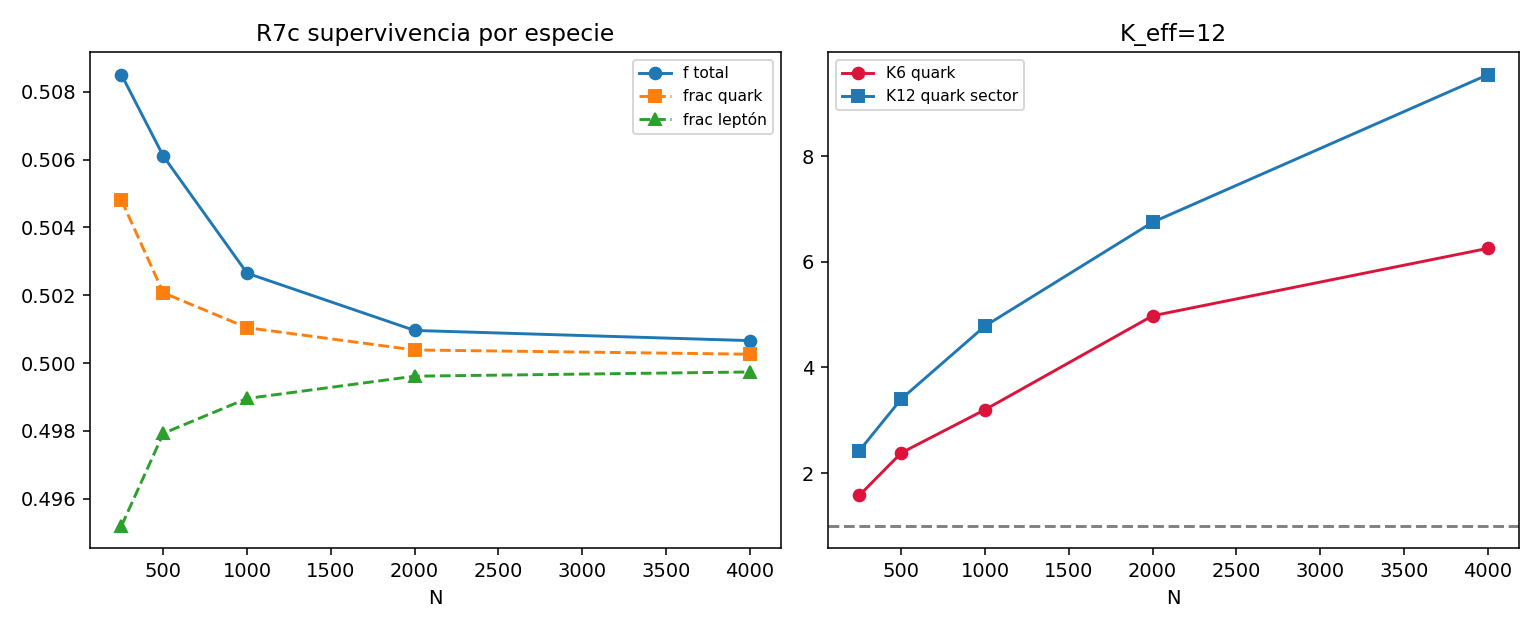

This chart was generated by the following Python code:
#!/usr/bin/env python3
"""
CG002-R7c — leptones (singlete de color) + quarks R7a
=====================================================
Mismo motor CG002. Quarks/antiquarks con c_ij color SU(3); leptones NO sienten
fuerte fuerte: c(quark,lepton)=0. Leptón-leptón: v_i·v_j con v=±1 (partícula/antipartícula).

Semilla simétrica 24 microestados (12 quark + 12 leptón). θ_CP=0.
K candidatos: K=6 (quark), K=12 (leptón), K=24 (completo).

USO:
  python3 cg002_r7c_leptons.py [--quick|--single]
"""
from __future__ import annotations

import argparse
import math
import time
from pathlib import Path

import matplotlib

matplotlib.use("Agg")
import matplotlib.pyplot as plt
import numpy as np
import pandas as pd

ETA, MU, KAPPA_S, S0, S_BAND = 0.05, 0.01, 1e-6, 1.0, 8.0
PASOS, ALPHA = 240, 1.0

OUT_DIR = Path(__file__).parent
SWEEP_CSV = OUT_DIR / "cg002_r7c_sweep.csv"
FITS_CSV = OUT_DIR / "cg002_r7c_fits.csv"
FIG_PATH = OUT_DIR / "cg002_r7c_leptons.png"
R7A_SWEEP = OUT_DIR / "cg002_r7a_sweep.csv"

N_QUARK = 12
N_LEPTON = 12
N_MICRO = N_QUARK + N_LEPTON
K_CANDIDATES = (6, 12, 24)

COLORS = np.eye(3, dtype=float)


def sat(S):
    return S / (1.0 + S / S_BAND)


def is_lepton(label: int) -> bool:
    return label >= N_QUARK


def decode_quark(ms: int) -> tuple[bool, int, int]:
    is_aq = ms >= 6
    base = ms - 6 if is_aq else ms
    return is_aq, base // 2, base % 2


def decode_lepton(ms: int) -> tuple[int, int]:
    """3 gen × 2 especies × 2 conjugación; v=±1 escalar."""
    base = ms - N_QUARK
    sign = 1 if base % 2 == 0 else -1
    return base // 2, sign


def color_vector(is_antiquark: bool, color_idx: int) -> np.ndarray:
    v = COLORS[color_idx]
    return -v if is_antiquark else v


def lepton_scalar(gen: int, sign: int) -> float:
    return float(sign)


def build_compat(V: np.ndarray, L: np.ndarray, labels: np.ndarray) -> np.ndarray:
    N = len(labels)
    is_l = labels >= N_QUARK
    C = np.zeros((N, N))
    idx_q = np.where(~is_l)[0]
    idx_l = np.where(is_l)[0]
    if len(idx_q):
        Vq = V[idx_q]
        C[np.ix_(idx_q, idx_q)] = Vq @ Vq.T
    if len(idx_l):
        Ll = L[idx_l]
        C[np.ix_(idx_l, idx_l)] = np.outer(Ll, Ll)
    np.fill_diagonal(C, 0.0)
    return C


def evolucion(V: np.ndarray, L: np.ndarray, labels: np.ndarray):
    C = build_compat(V, L, labels)
    N = len(labels)
    S = np.full(N, S0)
    alive = np.ones(N, bool)
    tau = 0
    for _ in range(PASOS):
        S = np.where(alive, S * (1 - MU), S)
        m = np.where(alive, np.sqrt(sat(S)), 0.0)
        coop = C @ m
        dS = ALPHA * ETA * m * coop - ALPHA * ETA * m * m
        d_struct = float(np.abs(dS[alive]).sum()) if alive.any() else 0.0
        S = S + dS
        S = np.minimum(S, 1e12)
        S = np.where(S < 0, 0, S)
        alive = S > KAPPA_S
        S = np.where(alive, S, 0.0)
        if d_struct > 1e-4:
            tau += 1
    return S, alive, tau


def semilla_simetrica(N: int, rng: np.random.Generator):
    counts = np.full(N_MICRO, N // N_MICRO)
    for _ in range(N % N_MICRO):
        counts[rng.integers(0, N_MICRO)] += 1
    labels = np.empty(N, dtype=np.int8)
    V = np.zeros((N, 3))
    L = np.zeros(N)
    pos = 0
    for ms in range(N_MICRO):
        n = counts[ms]
        if ms < N_QUARK:
            is_aq, ci, sp = decode_quark(ms)
            cv = color_vector(is_aq, ci)
            labels[pos : pos + n] = ms
            V[pos : pos + n] = cv
        else:
            gen, sign = decode_lepton(ms)
            labels[pos : pos + n] = ms
            L[pos : pos + n] = lepton_scalar(gen, sign)
        pos += n
    perm = rng.permutation(N)
    return labels[perm], V[perm], L[perm]


def semilla_shuffle_b(labels, V, L, rng):
    perm_color = rng.permutation(3)
    lab2, V2 = labels.copy(), V.copy()
    for i in range(len(labels)):
        if is_lepton(int(labels[i])):
            continue
        is_aq, ci, sp = decode_quark(int(labels[i]))
        ci2 = int(perm_color[ci])
        lab2[i] = (3 if is_aq else 0) + ci2 * 2 + sp
        V2[i] = color_vector(is_aq, ci2)
    return lab2, V2, L


def semilla_shuffle_l(labels, L, rng):
    perm = rng.permutation(N_LEPTON)
    lab2, L2 = labels.copy(), L.copy()
    for i in range(len(labels)):
        if not is_lepton(int(labels[i])):
            continue
        new_slot = int(perm[int(labels[i]) - N_QUARK])
        lab2[i] = N_QUARK + new_slot
        g, s = decode_lepton(lab2[i])
        L2[i] = lepton_scalar(g, s)
    return lab2, L2


def bin_counts(labels, alive, K, sector="auto"):
    idx = np.where(alive)[0]
    if len(idx) == 0:
        return np.zeros(K, dtype=int)
    surv = labels[idx]
    if K == 24:
        return np.bincount(surv, minlength=N_MICRO)
    if K == 12:
        if sector == "quark":
            q = surv[surv < N_QUARK]
            return np.bincount(q, minlength=N_QUARK)
        q = surv[surv >= N_QUARK] - N_QUARK
        return np.bincount(q, minlength=N_LEPTON)
    if K == 6:
        q = surv[surv < 6]
        return np.bincount(q, minlength=6)
    raise ValueError(K)


def excess_L2(counts, K):
    N = counts.sum()
    if N == 0:
        return 0.0
    f = counts / N
    return float(np.sqrt(((f - 1 / K) ** 2).sum()))


def null_L2(K, N):
    return math.sqrt((K - 1) / (K * max(N, 1)))


def orden_color(V, alive):
    idx = np.where(alive)[0]
    if len(idx) == 0:
        return 0.0
    return float(np.linalg.norm(V[idx].mean(0)))


def frac_species(labels, alive):
    idx = np.where(alive)[0]
    if len(idx) == 0:
        return 0.0, 0.0
    surv = labels[idx]
    return float((surv < N_QUARK).mean()), float((surv >= N_QUARK).mean())


def best_K_excess(rows, shuffle_rows=None):
    qcd = [r for r in rows if r.get("mode") == "qcd"]
    scores = {K: float(np.mean([r[f"ratio_L2_K{K}"] for r in qcd])) for K in K_CANDIDATES}
    shuffle_pos = set(K_CANDIDATES)
    if shuffle_rows:
        for K in K_CANDIDATES:
            if np.mean([r[f"L2_K{K}"] for r in qcd]) - np.mean([r[f"L2_K{K}"] for r in shuffle_rows]) <= 0:
                shuffle_pos.discard(K)
    candidates = [K for K in K_CANDIDATES if K in shuffle_pos] or list(K_CANDIDATES)
    return dict(k_best=max(candidates, key=lambda k: scores[k]), scores=scores)


def run_once(N, seed, mode="qcd"):
    rng = np.random.default_rng(seed)
    labels, V, L = semilla_simetrica(N, rng)
    if mode == "shuffle_b":
        labels, V, L = semilla_shuffle_b(labels, V, L, rng)
    elif mode == "shuffle_l":
        labels, L = semilla_shuffle_l(labels, L, rng)
    ord_init = orden_color(V, np.ones(N, bool))
    S, alive, tau = evolucion(V, L, labels)
    n_surv = int(alive.sum())
    ord_c = orden_color(V, alive)
    fq, fl = frac_species(labels, alive)
    row = dict(
        N=N, seed=seed, mode=mode, n_surv=n_surv, f_surv=n_surv / N, tau=tau,
        orden_color_init=ord_init, orden_color=ord_c, orden_amp=ord_c / (ord_init + 1e-9),
        frac_quark=fq, frac_lepton=fl,
    )
    for K in K_CANDIDATES:
        if K == 12:
            cnt_q = bin_counts(labels, alive, 12, "quark")
            cnt_l = bin_counts(labels, alive, 12, "lepton")
            row["L2_K12_q"] = excess_L2(cnt_q, N_QUARK)
            row["ratio_L2_K12_q"] = row["L2_K12_q"] / null_L2(N_QUARK, int(cnt_q.sum())) if cnt_q.sum() else 0.0
            row["L2_K12_l"] = excess_L2(cnt_l, N_LEPTON)
            row["ratio_L2_K12_l"] = row["L2_K12_l"] / null_L2(N_LEPTON, int(cnt_l.sum())) if cnt_l.sum() else 0.0
            cnt = cnt_l
            k_eff = N_LEPTON
        else:
            cnt = bin_counts(labels, alive, K)
            k_eff = K
        row[f"L2_K{K}"] = excess_L2(cnt, k_eff)
        row[f"null_L2_K{K}"] = null_L2(k_eff, int(cnt.sum()))
        row[f"ratio_L2_K{K}"] = row[f"L2_K{K}"] / row[f"null_L2_K{K}"] if cnt.sum() else 0.0
    return row


def main():
    ap = argparse.ArgumentParser()
    ap.add_argument("--quick", action="store_true")
    ap.add_argument("--single", action="store_true")
    args = ap.parse_args()

    if args.single:
        r = run_once(2000, 1, "qcd")
        print(r)
        print("K_best:", best_K_excess([r]))
        return

    NS = [500, 1000, 2000] if args.quick else [250, 500, 1000, 2000, 4000]
    SEEDS = 10 if args.quick else 40
    MODES = ("qcd", "shuffle_b", "shuffle_l")
    t0 = time.monotonic()
    rows = []
    for ni, N in enumerate(NS):
        for seed in range(1, SEEDS + 1):
            for mode in MODES:
                rows.append(run_once(N, seed, mode))
        sub = [r for r in rows if r["N"] == N and r["mode"] == "qcd"]
        print(
            f"  [{ni+1}/{len(NS)}] N={N:5d}  f={np.mean([r['f_surv'] for r in sub]):.3f}  "
            f"q/L={np.mean([r['frac_quark'] for r in sub]):.2f}/"
            f"{np.mean([r['frac_lepton'] for r in sub]):.2f}  "
            f"ord_amp={np.mean([r['orden_amp'] for r in sub]):.2f}  "
            f"K6×={np.mean([r['ratio_L2_K6'] for r in sub]):.1f}",
            flush=True,
        )

    df = pd.DataFrame(rows)
    df.to_csv(SWEEP_CSV, index=False)
    qcd = df[df["mode"] == "qcd"]
    bk = best_K_excess(qcd.to_dict("records"), df[df["mode"] == "shuffle_b"].to_dict("records"))

    fig, ax = plt.subplots(1, 2, figsize=(11, 4.5))
    agg = qcd.groupby("N").mean(numeric_only=True)
    ax[0].plot(agg.index, agg.f_surv, "o-", label="f total")
    ax[0].plot(agg.index, agg.frac_quark, "s--", label="frac quark")
    ax[0].plot(agg.index, agg.frac_lepton, "^--", label="frac leptón")
    ax[0].set_xlabel("N"); ax[0].legend(fontsize=8); ax[0].set_title("R7c supervivencia por especie")
    ax[1].plot(agg.index, agg.ratio_L2_K6, "o-", color="crimson", label="K6 quark")
    ax[1].plot(agg.index, agg.get("ratio_L2_K12_q", agg.ratio_L2_K12), "s-", label="K12 quark sector")
    ax[1].axhline(1, color="gray", ls="--")
    ax[1].set_xlabel("N"); ax[1].legend(fontsize=8); ax[1].set_title(f"K_eff={bk['k_best']}")
    plt.tight_layout()
    fig.savefig(FIG_PATH, dpi=140)

    print("\n" + "=" * 60)
    print("CG002-R7c leptones (singlete) + quarks")
    print(f"K_eff por exceso: K={bk['k_best']}  {bk['scores']}")
    print(f"orden_amp medio: {qcd['orden_amp'].mean():.3f}")
    print(f"frac leptón superv.: {qcd['frac_lepton'].mean():.3f}")
    print(f"CSV: {SWEEP_CSV}  Fig: {FIG_PATH}")
    print(f"Tiempo: {time.monotonic() - t0:.1f}s")


if __name__ == "__main__":
    main()
